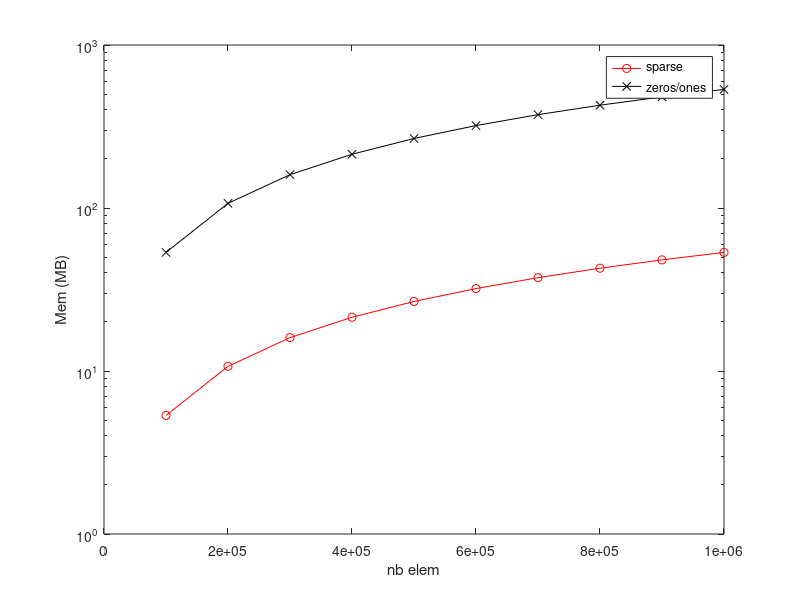

Source code (MATLAB):
clear
clc

%% Test mem

nb_time   = 10;
nb_elem__ = 1e5:1e5:1e6;
memsize1 = zeros(1,length(nb_elem__));
memsize2 = zeros(1,length(nb_elem__));

for i = 1:length(nb_elem__)
    nb_elem = nb_elem__(i);
    % ---
    c3dobj1.emdesign3d.em_test_open_js.fields.bv   = sparse(nb_time,nb_elem);
    c3dobj1.emdesign3d.em_test_open_js.fields.jv   = sparse(nb_time,nb_elem);
    c3dobj1.emdesign3d.em_test_open_js.fields.hv   = sparse(nb_time,nb_elem);
    c3dobj1.emdesign3d.em_test_open_js.fields.pv   = sparse(nb_time,nb_elem);
    c3dobj1.emdesign3d.em_test_open_js.fields.av   = sparse(nb_time,nb_elem);
    c3dobj1.emdesign3d.em_test_open_js.fields.phiv = sparse(nb_time,nb_elem);
    c3dobj1.thdesign3d.th_test_open_js.fields.tv   = sparse(nb_time,nb_elem);
    % ---
    memc3dobj1 = whos('c3dobj1');
    memsize1(i) =  memc3dobj1.bytes / (2^20); % to MB
    % ---
    c3dobj2.emdesign3d.em_test_open_js.fields.bv   = zeros(nb_time,nb_elem);
    c3dobj2.emdesign3d.em_test_open_js.fields.jv   = zeros(nb_time,nb_elem);
    c3dobj2.emdesign3d.em_test_open_js.fields.hv   = zeros(nb_time,nb_elem);
    c3dobj2.emdesign3d.em_test_open_js.fields.pv   = zeros(nb_time,nb_elem);
    c3dobj2.emdesign3d.em_test_open_js.fields.av   = zeros(nb_time,nb_elem);
    c3dobj2.emdesign3d.em_test_open_js.fields.phiv = zeros(nb_time,nb_elem);
    c3dobj2.thdesign3d.th_test_open_js.fields.tv   = zeros(nb_time,nb_elem);
    % ---
    memc3dobj2 = whos('c3dobj2');
    memsize2(i) =  memc3dobj2.bytes / (2^20); % to MB
end

figure
semilogy(nb_elem__,memsize1,'ro-','displayname','sparse'); hold on
semilogy(nb_elem__,memsize2,'kx-','displayname','zeros/ones');
legend('show');
ylabel('Mem (MB)'); xlabel('nb elem');
